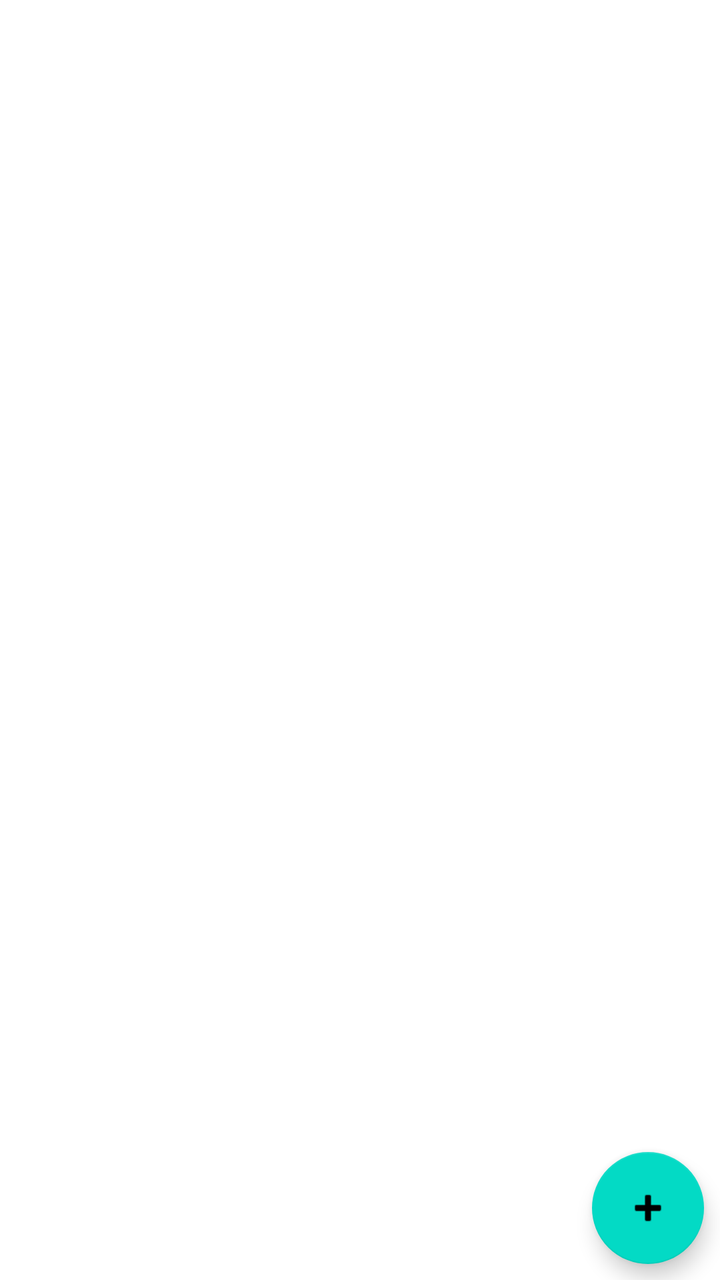
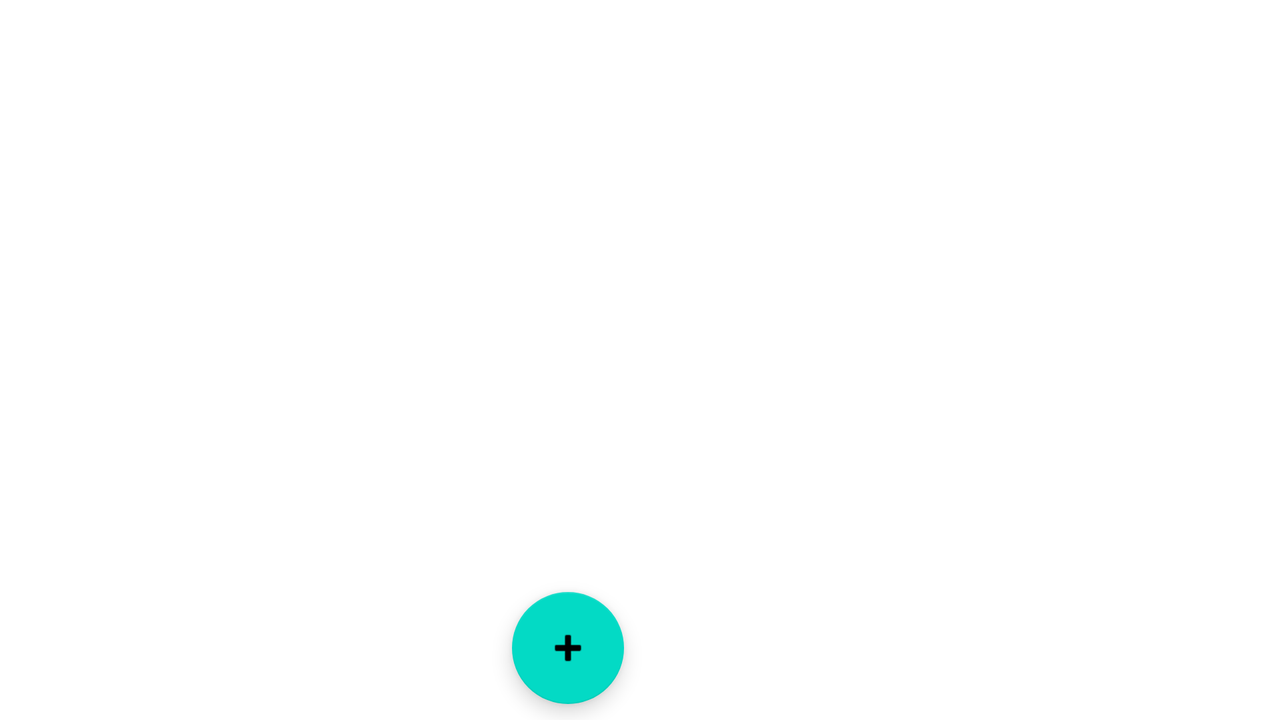

Compare how this app lays out the same screen by default and in its alternative resource folder. The renders come first, then the two layout files and the values they reference.
<!-- AndroidManifest.xml: application theme Theme.ShopList -->
<!-- res/layout/activity_main.xml -->
<?xml version="1.0" encoding="utf-8"?>
<androidx.constraintlayout.widget.ConstraintLayout xmlns:android="http://schemas.android.com/apk/res/android"
    xmlns:app="http://schemas.android.com/apk/res-auto"
    xmlns:tools="http://schemas.android.com/tools"
    android:layout_width="match_parent"
    android:layout_height="match_parent"
    tools:context=".presentation.activities.MainActivity">


    <androidx.recyclerview.widget.RecyclerView
        android:id="@+id/rvShopItems"
        android:layout_width="match_parent"
        android:layout_height="match_parent"
        tools:listitem="@layout/shop_item_enabled"
        app:layoutManager="androidx.recyclerview.widget.LinearLayoutManager"
        />

    <com.google.android.material.floatingactionbutton.FloatingActionButton
        android:id="@+id/fab"
        android:layout_width="wrap_content"
        android:layout_height="wrap_content"
        android:src="@android:drawable/ic_input_add"
        app:layout_constraintBottom_toBottomOf="parent"
        android:layout_margin="8dp"
        app:layout_constraintEnd_toEndOf="parent"
        android:contentDescription="@string/addshopitem" />


</androidx.constraintlayout.widget.ConstraintLayout>
<!-- resources referenced by this layout -->
<resources>
  <string name="addshopitem">AddShopItem</string>
  <style name="Theme.ShopList" parent="Theme.MaterialComponents.DayNight.DarkActionBar">
          
          <item name="colorPrimary">@color/purple_500</item>
          <item name="colorPrimaryVariant">@color/purple_700</item>
          <item name="colorOnPrimary">@color/white</item>
          
          <item name="colorSecondary">@color/teal_200</item>
          <item name="colorSecondaryVariant">@color/teal_700</item>
          <item name="colorOnSecondary">@color/black</item>
          
          <item name="android:statusBarColor">?attr/colorPrimaryVariant</item>
          
      </style>
</resources>
<!-- res/layout-land/activity_main.xml (the repository's variant of the layout above) -->
<!-- drawn on the phone turned sideways -->
<?xml version="1.0" encoding="utf-8"?>
<androidx.constraintlayout.widget.ConstraintLayout xmlns:android="http://schemas.android.com/apk/res/android"
    xmlns:app="http://schemas.android.com/apk/res-auto"
    xmlns:tools="http://schemas.android.com/tools"
    android:layout_width="match_parent"
    android:layout_height="match_parent"
    tools:context=".presentation.activities.MainActivity">


    <androidx.recyclerview.widget.RecyclerView
        android:id="@+id/rvShopItems"
        android:layout_width="0dp"
        android:layout_height="match_parent"
        tools:listitem="@layout/shop_item_enabled"
        app:layout_constraintBottom_toBottomOf="parent"
        app:layout_constraintEnd_toStartOf="@id/guideline"
        app:layout_constraintStart_toStartOf="parent"
        app:layout_constraintTop_toTopOf="parent"
        app:layoutManager="androidx.recyclerview.widget.LinearLayoutManager"
        />

    <com.google.android.material.floatingactionbutton.FloatingActionButton
        android:id="@+id/fab"
        android:layout_width="wrap_content"
        android:layout_height="wrap_content"
        android:layout_margin="8dp"
        android:layout_marginBottom="24dp"
        android:contentDescription="@string/addshopitem"
        android:src="@android:drawable/ic_input_add"
        app:layout_constraintBottom_toBottomOf="parent"
        app:layout_constraintEnd_toStartOf="@id/guideline"
        app:layout_constraintHorizontal_bias="1.0"
        app:layout_constraintStart_toStartOf="parent" />

    <androidx.constraintlayout.widget.Guideline
        android:id="@+id/guideline"
        android:layout_width="wrap_content"
        android:layout_height="wrap_content"
        android:orientation="vertical"
        app:layout_constraintGuide_percent="0.5" />

    <androidx.fragment.app.FragmentContainerView
        android:id="@+id/fragmentContainerViewMain"
        android:layout_margin="24dp"
        android:layout_width="0dp"
        tools:layout = "@layout/shop_item_fragment"
        android:layout_height="wrap_content"
        app:layout_constraintBottom_toBottomOf="parent"
        app:layout_constraintEnd_toEndOf="parent"
        app:layout_constraintStart_toEndOf="@id/guideline"
        app:layout_constraintTop_toTopOf="parent"
        />


</androidx.constraintlayout.widget.ConstraintLayout>
